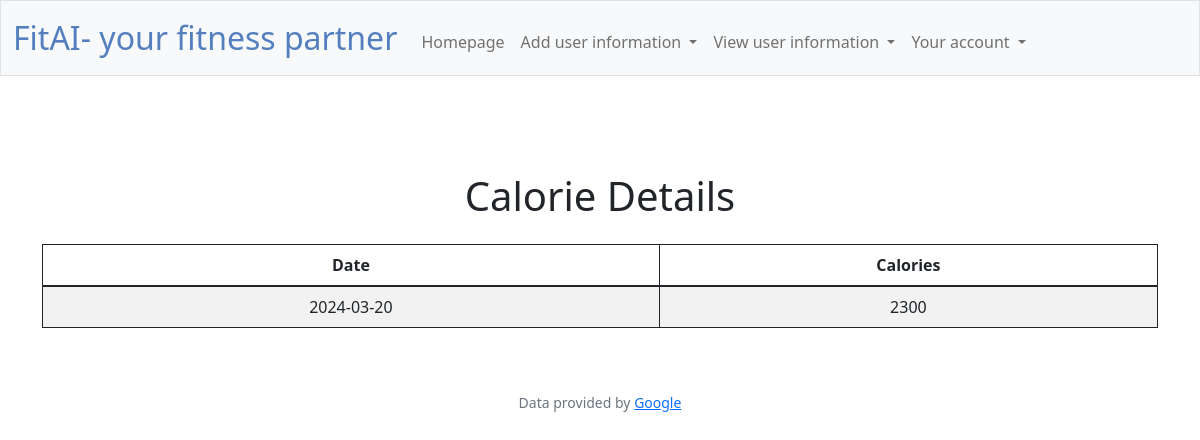
The app's page /view_calories (signed in), older data.
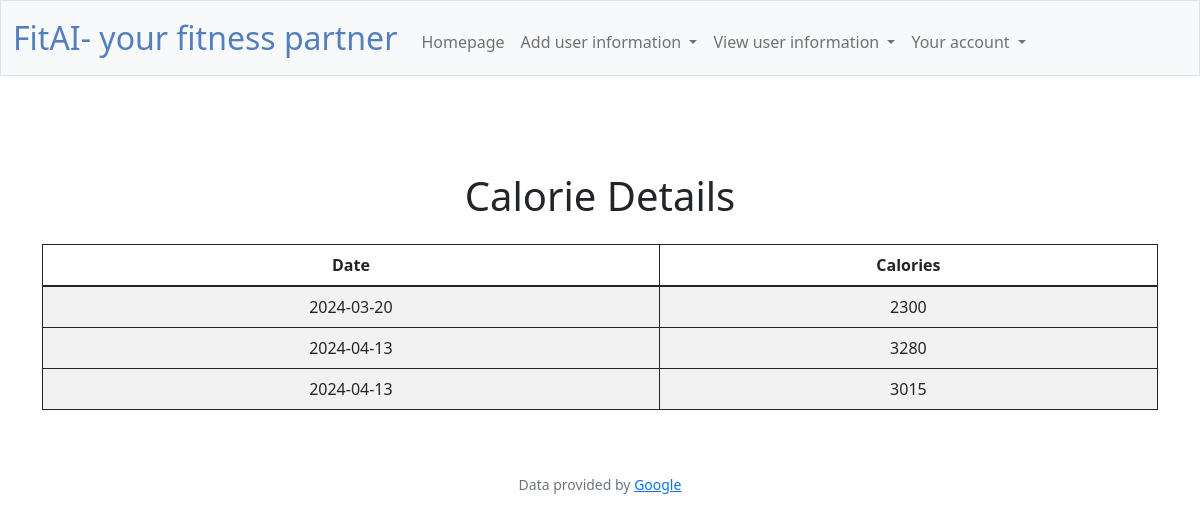
The same page, newer data.
### tables this page shows
CREATE TABLE calorie_details (
    id INTEGER PRIMARY KEY AUTOINCREMENT,
    user_id INTEGER,
    calories INTEGER,
    date_log TEXT,
    FOREIGN KEY (user_id) REFERENCES user(id)
);

### app.py (the view)
@app.route("/view_calories")
@login_required
def view_calories():
    calorie_details = db.execute("SELECT * FROM calorie_details WHERE user_id = ?", session["user_id"])
    return render_template("view_calories.html", calorie_details=calorie_details)

### app.py (called while the page is built)
@app.after_request
def after_request(response):
    response.headers["Cache-Control"] = "no-cache, no-store, must-revalidate"
    response.headers["Expires"] = 0
    response.headers["Pragma"] = "no-cache"
    return response

### helpers.py (called while the page is built)
def login_required(f):
    @wraps(f)
    def decorated_function(*args, **kwargs):
        if session.get("user_id") is None:
            return redirect("/login")
        return f(*args, **kwargs)
    return decorated_function

### templates/view_calories.html (shortened to what this page needs)
{% extends "layout.html" %}
{% block main %}
<div class="container mt-5">
    <h1 class="text-center mb-4">Calorie Details</h1>
    <table class="table table-striped">
        <thead>
            <tr>
                <th>Date</th>
                <th>Calories</th>
            </tr>
        </thead>
        <tbody>
            {% for detail in calorie_details %}
            <tr>
                <td>{{ detail.date_log }}</td>
                <td>{{ detail.calories }}</td>
            </tr>
            {% endfor %}
        </tbody>
    </table>
</div>
{% endblock %}

Row changes from the older to the newer data that the page shows:
added calorie_details: date_log "2024-04-13", calories "3280"
added calorie_details: date_log "2024-04-13", calories "3015"
